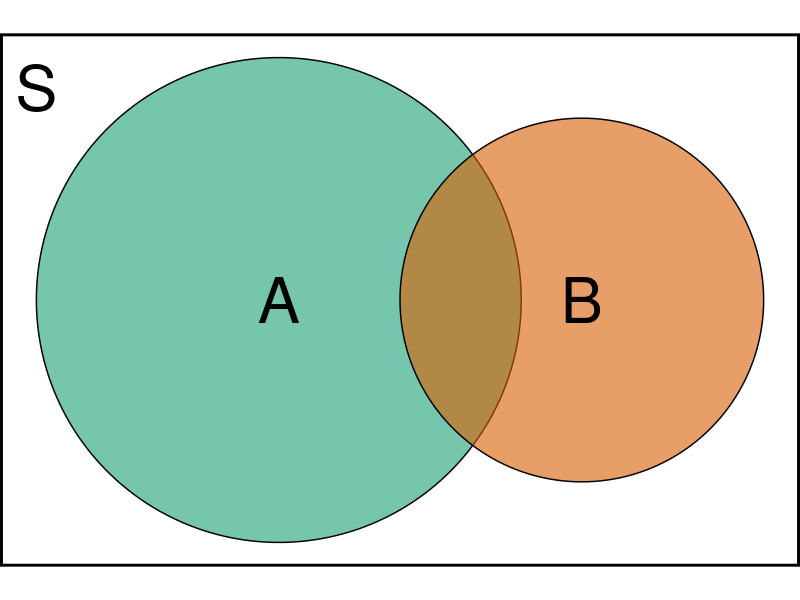
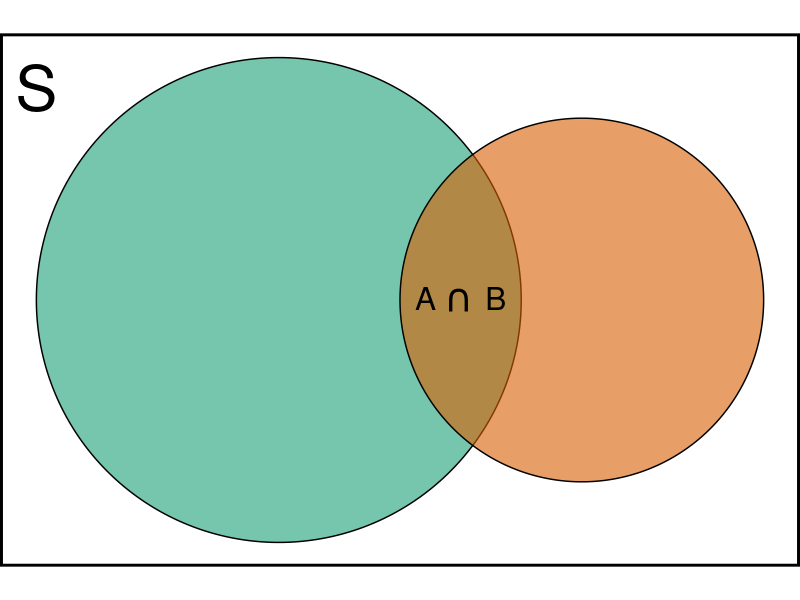
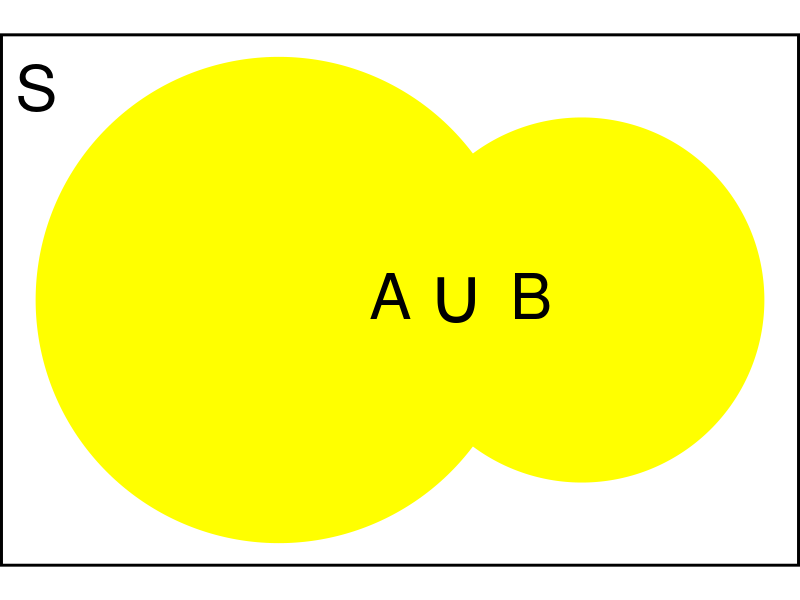
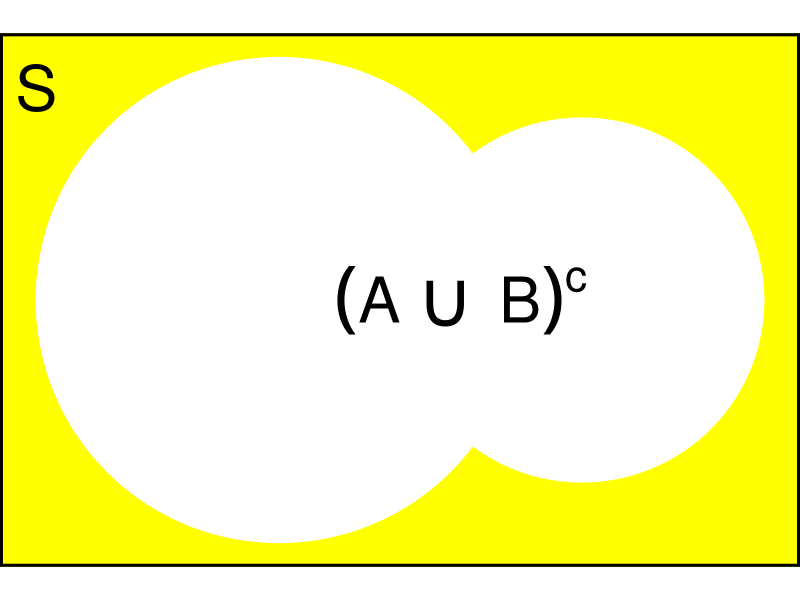
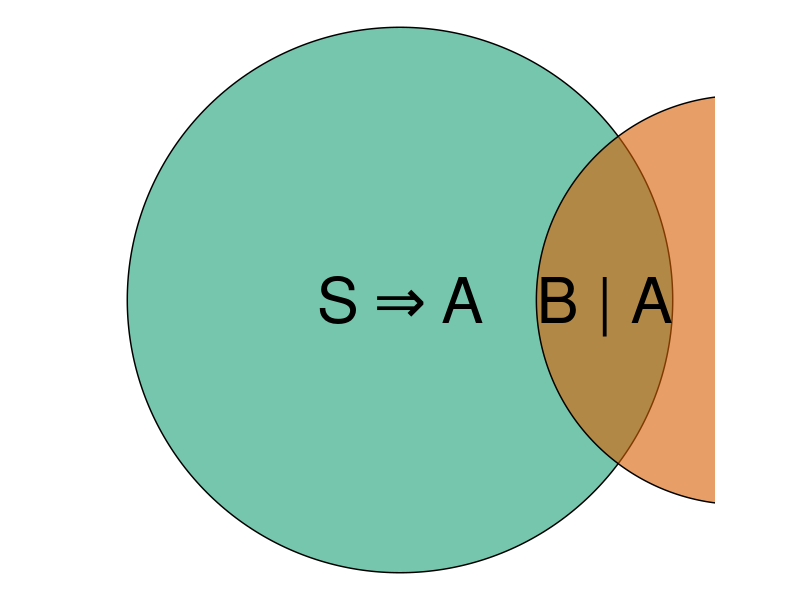
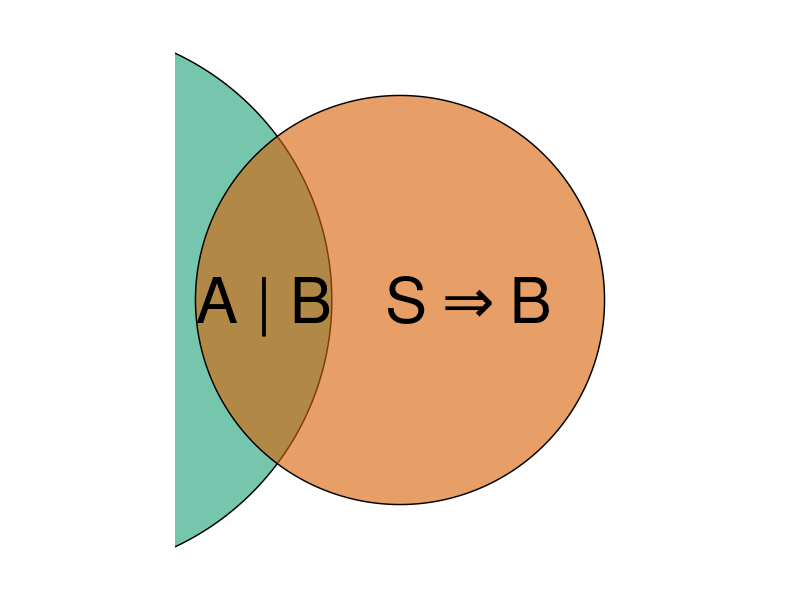

Reproduce these figures in R, in order.
## ---- chunk 1
knitr::opts_chunk$set(echo=FALSE, message=FALSE, warning=FALSE, autodep=TRUE,
                  cache=TRUE)
library(tidyverse)
library(ggforce)
library(cowplot)
## ---- chunk 2
df = tibble(x = c(-1.5,1), y=c(0,0), lab = LETTERS[1:2], rad=c(2,1.5))
g=ggplot(df, aes(x0=x,y0=y,r=rad,fill=lab)) + geom_circle(alpha=.6) + 
  coord_fixed() + theme_void(24) + scale_fill_brewer(palette='Dark2') +
  theme(panel.border = element_rect(fill=NA,color="black",size=2),
        legend.position = 'none') +
  annotate('text', x=-3.5, y=1.75,label='S',size=16)
g +  geom_text(aes(x,y,label=lab),size=16)
## ---- chunk 3
g + annotate("text", x=0, y=0, label="A~intersect()~B", parse=TRUE,size=8)
## ---- chunk 4
ggplot(df, aes(x0=x,y0=y,r=rad)) + geom_circle(fill='yellow',color='yellow') + 
  coord_fixed() + theme_void(24) + scale_fill_brewer(palette='Dark2') +
  theme(panel.border = element_rect(fill=NA,color="black",size=2),
        legend.position = 'none') +
  annotate('text', x=-3.5, y=1.75,label='S',size=16) + 
  annotate("text", x=0, y=0, label="A~union()~B", parse=TRUE,size=16)
## ---- chunk 5
ggplot(df, aes(x0=x,y0=y,r=rad)) + geom_circle(fill='white',color='white') + 
  coord_fixed() + theme_void(24) + scale_fill_brewer(palette='Dark2') +
  theme(panel.border = element_rect(fill=NA,color="black",size=2),
        legend.position = 'none', panel.background = element_rect(fill='yellow')) +
  annotate('text', x=-3.5, y=1.75,label='S',size=16) + 
  annotate("text", x=0, y=0, label="(A~union()~B)^c", parse=TRUE,size=16)
## ---- chunk 6
ggplot(df, aes(x0=x,y0=y,r=rad,fill=lab)) + geom_circle(alpha=.6) + 
  coord_fixed(xlim=c(-3.6,.6)) + theme_void(24) +
  scale_fill_brewer(palette='Dark2') +
  theme(legend.position = 'none') +
  annotate("text", x=0, y=0, label="B | A", parse=FALSE,size=16) +
  annotate("text", x=-1.5,y=0,label="S %=>% A", parse=TRUE,size=16)
## ---- chunk 7
ggplot(df, aes(x0=x,y0=y,r=rad,fill=lab)) + geom_circle(alpha=.6) + 
  coord_fixed(xlim=c(-.5,2.5)) + theme_void(24) +
  scale_fill_brewer(palette='Dark2') +
  theme(legend.position = 'none') +
  annotate("text", x=0, y=0, label="A | B", parse=FALSE,size=16) +
  annotate("text", x=1.5, y=0,label="S %=>% B", parse=TRUE,size=16)
